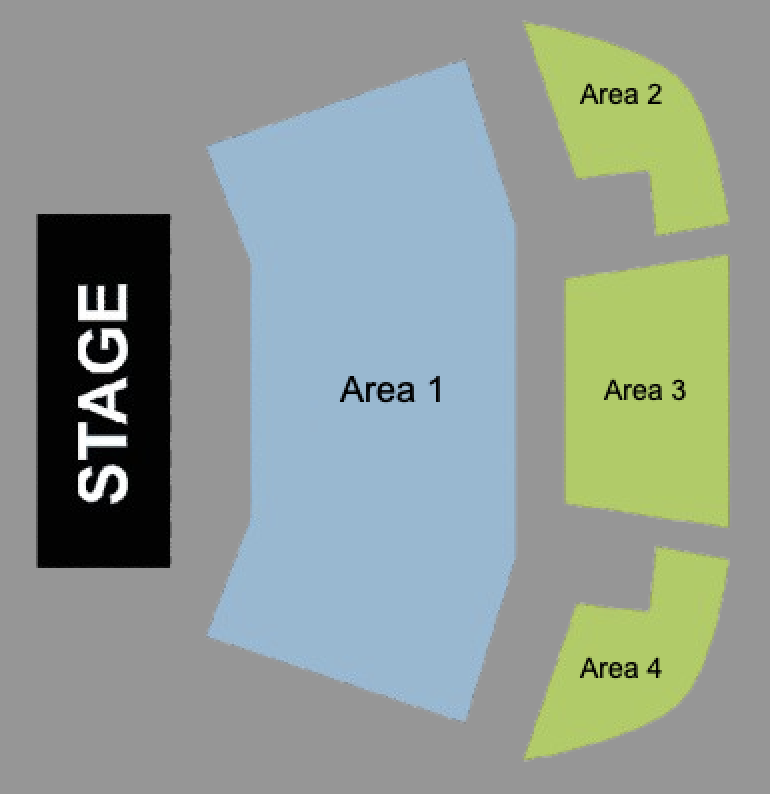
#> input picture lukketvenue.png, 770 x 794 px
$ python agentsimulation2.py
#> lines starting #> are read from the running program, lines starting #| are printed output that depends on the picture
import numpy as np
import matplotlib.pyplot as plt
import matplotlib.image as mpimg

#Opret en grid-repræsentation af crowd density i koncertsalen
class CrowdFlowModel:
    def __init__(self, width, height, num_people):
#> called with width = 10, height = 10, num_people = 100
        self.grid = np.zeros((width, height))  # Gitter, der repræsenterer tætheden af mennesker
        self.num_people = num_people

        #Placér folk tilfældigt i grid'et
        for _ in range(num_people):
            x = np.random.randint(1, width)  #Undgå at placere på scenen (række 0)
            y = np.random.randint(0, height)
            self.grid[x, y] += 1  #Tilføj en person til en tilfældig celle

        #Markér scenen som uoverkommelig
        self.grid[0, :] = 0  #Scene-række (øverste række)

    #Simuler crowd flow ved at flytte folk mod udgangene
    def step(self):
        new_grid = np.zeros_like(self.grid)

        for x in range(self.grid.shape[0]):
            for y in range(self.grid.shape[1]):
                if self.grid[x, y] > 0:  # Hvis der er mennesker i cellen
                    # Hvis agenten er på scenen (række 0), skal de ikke bevæge sig
                    if x == 0:
                        new_grid[x, y] += self.grid[x, y]
                    else:
                        # Tæl hvor tæt agenten er på scenen og udgangene
                        distance_to_stage = x
                        distance_to_exit_left = (self.grid.shape[0] - 1) - x + y
                        distance_to_exit_right = (self.grid.shape[0] - 1) - x + (self.grid.shape[1] - 1 - y)

                        # Beregn sandsynlighed for at bevæge sig mod scenen vs. udgange
                        move_to_stage_prob = 1 / (distance_to_stage + 1)
                        move_to_exit_prob = (1 / (distance_to_exit_left + 1) + 1 / (distance_to_exit_right + 1))

                        total_prob = move_to_stage_prob + move_to_exit_prob

                        # Normaliser sandsynlighederne
                        move_to_stage_prob /= total_prob
                        move_to_exit_prob /= total_prob

                        # Vælg en retning baseret på sandsynlighederne
                        if np.random.rand() < move_to_stage_prob:
                            # Forsøg at bevæge sig mod scenen (én celle op)
                            if x > 1:
                                new_grid[x - 1, y] += self.grid[x, y]  # Flyt mod scenen
                        else:
                            # Forsøg at bevæge sig mod en udgang (én celle ned)
                            if x < self.grid.shape[0] - 1:
                                new_grid[x + 1, y] += self.grid[x, y]  # Flyt mod udgangen

        # Opdater grid'et
        self.grid = new_grid

# Funktion til at visualisere grid'et med et koncertsalbillede som baggrund
def visualize_flow_with_background(model, step_number, background_img_path):
    # Load koncertsalbilledet som baggrund
#> called with step_number = 1, background_img_path = 'lukketvenue.png'
    img = mpimg.imread(background_img_path)
#> img is the input picture: shape (794, 770, 4) float32; mean R, G, B, A 0.568, 0.613, 0.584, 1

    # Skab et subplot
    fig, ax = plt.subplots(figsize=(8, 8))

    # Vis baggrundsbilledet af koncertsalen
    ax.imshow(img, extent=[0, model.grid.shape[1], model.grid.shape[0], 0])

    # Tegn agenterne som cirkler
    for x in range(model.grid.shape[0]):
        for y in range(model.grid.shape[1]):
            density = model.grid[x, y]  # Tætheden i den nuværende celle
            if density > 0:
                size = density * 0.5  # Juster størrelsen på cirklen (fx: 0.5 gange tætheden)
                circle = plt.Circle((y, x), size, color='blue', alpha=0.5)
                ax.add_patch(circle)  # Tilføj cirklen til plot

    # Titlen til visualiseringen
    plt.title(f"Crowd Flow - Step {step_number}")
    plt.xlim(0, model.grid.shape[1])  # Indstil aksegrænser
    plt.ylim(model.grid.shape[0], 0)  # Omvendt y-akse
    plt.grid(False)  # Fjern grid-linjer for at vise billedet tydeligere
    plt.show(block=False)
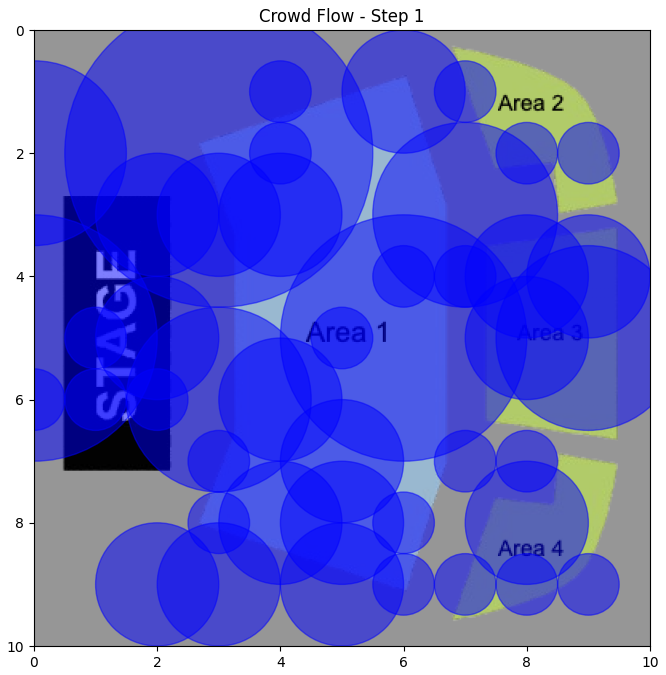
#> figure drawn by matplotlib, 1 panel
    plt.pause(0.5)
    plt.close()

# Opretter en instans af flow-modellen med 50 personer i et 10x10 grid
crowd_model = CrowdFlowModel(10, 10, 100)

# Kør simulationen i 10 trin og visualiser crowd flow ovenpå en koncertsal baggrund
for i in range(20):
    crowd_model.step()  # Kør ét trin af flow-modellen
    visualize_flow_with_background(crowd_model, i + 1, 'lukketvenue.png')  # Path til koncertsal billede
